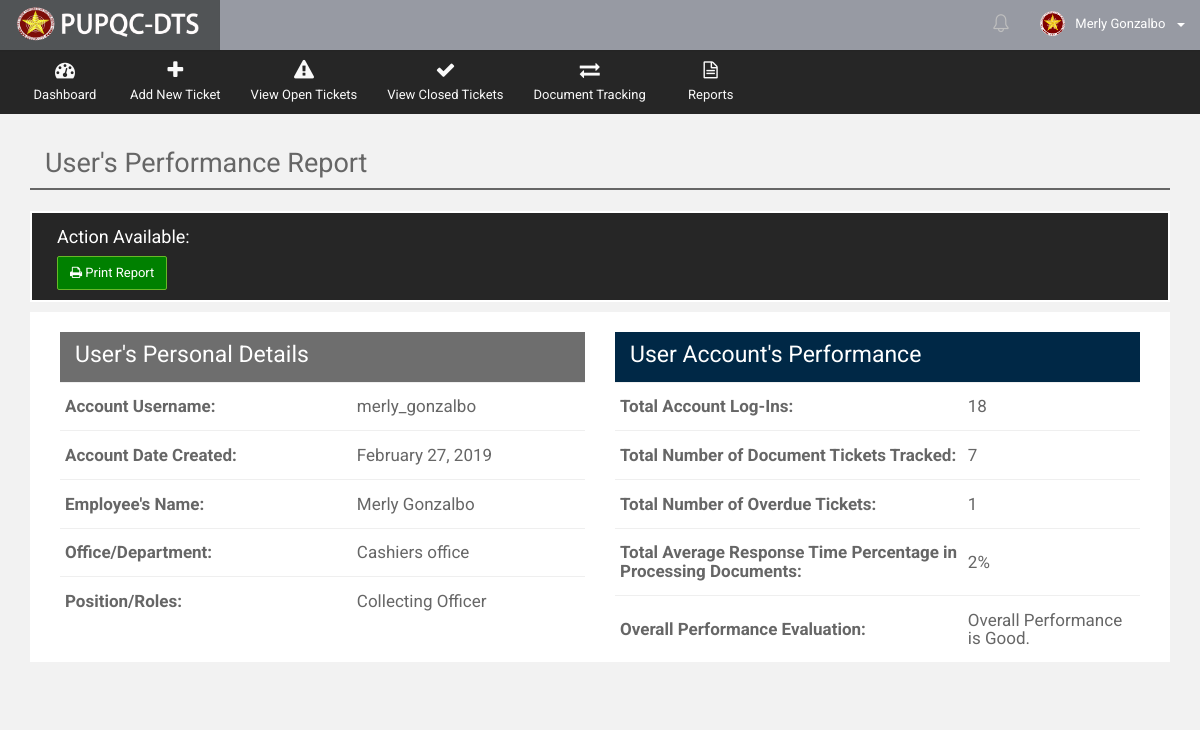
Before: /Web/Department/views/rep_user_perf.php (signed in) with the older database file.
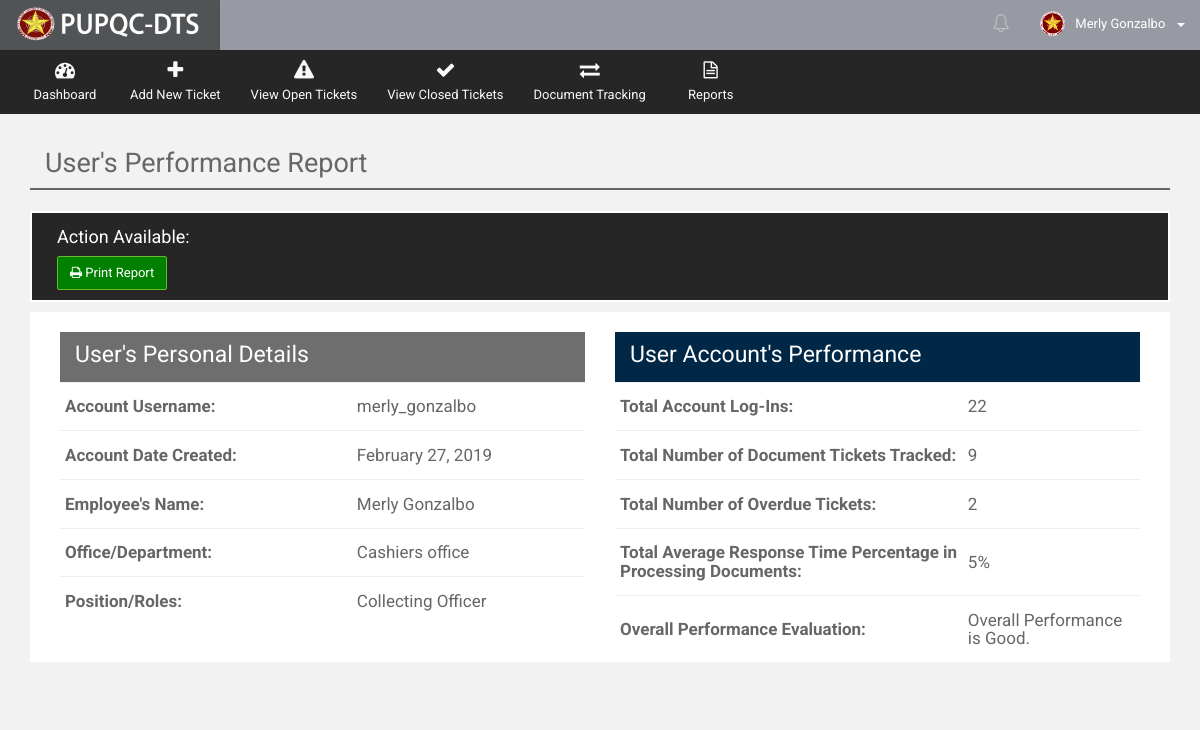
After: the same page with the newer database file.
### tables this page shows
CREATE TABLE `t_document_track_history` (
  `docu_tr_his_ID` int(10) NOT NULL,
  `docu_tr_his_ticket_no` varchar(255) NOT NULL,
  `docu_tr_his_doctype` int(10) NOT NULL,
  `docu_tr_his_sourcetype` int(10) NOT NULL,
  `docu_tr_his_ext_source_desc` varchar(255) DEFAULT NULL,
  `docu_tr_his_prioritytype` int(10) NOT NULL,
  `docu_tr_his_count_date_process` varchar(10) NOT NULL,
  `docu_tr_his_from_office` int(10) NOT NULL,
  `docu_tr_his_to_office` int(10) DEFAULT NULL,
  `docu_tr_his_subject` varchar(255) NOT NULL,
  `docu_tr_his_desc` varchar(255) NOT NULL,
  `docu_tr_his_closing_remarks` varchar(255) DEFAULT NULL,
  `docu_tr_his_remarks` varchar(255) DEFAULT NULL,
  `docu_tr_his_asignatory` varchar(255) NOT NULL,
  `docu_tr_his_createdby` int(10) NOT NULL,
  `docu_tr_his_receiver` int(10) DEFAULT NULL,
  `docu_tr_his_sender` int(10) DEFAULT NULL,
  `docu_tr_his_closedby` int(10) DEFAULT NULL,
  `docu_tr_his_reopenedby` int(10) DEFAULT NULL,
  `docu_tr_his_receiving_stat` varchar(30) DEFAULT NULL,
  `docu_tr_his_date_create` date NOT NULL,
  `docu_tr_his_time_create` time NOT NULL,
  `docu_tr_his_date_sent` date DEFAULT NULL,
  `docu_tr_his_time_sent` time DEFAULT NULL,
  `docu_tr_his_date_received` date DEFAULT NULL,
  `docu_tr_his_time_received` time DEFAULT NULL,
  `docu_tr_his_date_done` date DEFAULT NULL,
  `docu_tr_his_time_done` time DEFAULT NULL,
  `docu_tr_his_date_reopened` date DEFAULT NULL,
  `docu_tr_his_time_reopened` time DEFAULT NULL,
  `docu_tr_his_status` varchar(20) NOT NULL DEFAULT 'OPEN',
  `docu_tr_his_overdue_stat` varchar(10) NOT NULL DEFAULT 'NO',
  `docu_tr_his_action` varchar(30) NOT NULL,
  `docu_tr_his_notif_stat` bit(1) NOT NULL DEFAULT b'1',
  `docu_tr_his_disp_stat` bit(1) NOT NULL DEFAULT b'1',
  `docu_tr_his_timestamp` datetime NOT NULL DEFAULT CURRENT_TIMESTAMP
);

CREATE TABLE `r_priority_type` (
  `priority_ID` int(10) NOT NULL,
  `priority_desc` varchar(50) NOT NULL,
  `priority_date_count` int(10) NOT NULL,
  `priority_stat` bit(1) NOT NULL DEFAULT b'1',
  `priority_timestamp` datetime NOT NULL DEFAULT CURRENT_TIMESTAMP
);

### Web/Department/views/get_user_performance.php (called while the page is built, shortened)
<?php
	include("../../../db_con.php");
	$userID = $_SESSION['UserID'];
	$view_logs = "SELECT * FROM `t_users_log` WHERE log_userID = '$userID'";
	if ($result_logs = mysqli_query($connection,$view_logs))
	    {
	    $user_result = mysqli_num_rows($result_logs);
	    }
	else
	    echo 0;
		$get_total_ave = mysqli_query($connection, "SELECT * FROM `t_document_track_history` AS DOCUHIS
														LEFT JOIN r_priority_type AS PRIO
														ON DOCUHIS.docu_tr_his_prioritytype = PRIO.priority_ID
		                              				WHERE docu_tr_his_sender = '$userID'");
		if(mysqli_num_rows($get_total_ave) > 0)
		{
		   while($row_ave = mysqli_fetch_assoc($get_total_ave))
		   {
		   	$priority_date_count = $row_ave["priority_date_count"];
		   	$docu_tr_his_count_date_process = $row_ave["docu_tr_his_count_date_process"];
		   	$res_count=mysqli_num_rows($get_total_ave);
		   	$res_cdp = ($docu_tr_his_count_date_process + $docu_tr_his_count_date_process)/2;
		   	$res_ave = ($res_cdp/$res_count)*10;
		   }
		   if($res_ave > $priority_date_count)
		   {
		   	$eval_stmnt =  'Overall Performance is Not Good.';
		   }
		   else if($res_ave <= $priority_date_count)
		   {
		   	$eval_stmnt =  'Overall Performance is Good.';
		   }
		}
		$get_overdue = mysqli_query($connection, "SELECT * FROM `t_document_track_history`
		                              				WHERE docu_tr_his_overdue_stat = 'YES'
		                              				and docu_tr_his_receiver = '$userID'
		                              				GROUP BY docu_tr_his_ticket_no");
		if(mysqli_num_rows($get_overdue) > 0)
		{
				$overdue_count = mysqli_num_rows($get_overdue);
		}
		else
		{
			$overdue_count = 0;
		}
?>

### Web/Department/views/get_docuticket_count.php (called while the page is built, shortened)
<?php
	include("../../../db_con.php");
	$userID = $_SESSION['UserID'];
	$gettotal =  "SELECT DISTINCT docu_tr_his_ticket_no FROM `t_document_track_history`
	                                        WHERE docu_tr_his_createdby = '$userID'
	                                        or docu_tr_his_sender = '$userID'
	                                        or docu_tr_his_receiver = '$userID'
	                                        or docu_tr_his_closedby = '$userID'
	                                        or docu_tr_his_reopenedby = '$userID'";
	  if ($result=mysqli_query($connection,$gettotal))
	      {
	      $total_count=mysqli_num_rows($result);
	      }
	  else
	      $total_count = 0;
?>

### Web/Department/views/rep_user_perf.php (the view, shortened to what the changed rows need)
<?php
    include("../utilities/Header.php");
    include("../utilities/Notification.php");
    include("../utilities/Charts.php");
?>
      <div class="wrapper row-offcanvas row-offcanvas-left">
       <div class="content">
          <section class="main-content">
             <div class="col-md-12">
                <div class="col-md-12">
                  <h2 style="margin-top: 15px">User's Performance Report</h2>
                </div>
             </div>
            <section class="main-content">
                <div class="col-md-12" style="background-color: white">
                    <div class="col-md-6">
                        <?php include("get_view_table_user_performance.php"); ?>
                    </div>
                            <?php
                                include("get_docuticket_count.php");
                                include("get_user_performance.php");
                            ?>
                </div>
            </section>
          </section>
       </div>
      </div>
   </body>
</html>

### Web/Department/views/get_view_table_user_performance.php (shortened to what the changed rows need)
<?php
    include("get_docuticket_count.php");
    include("get_user_performance.php");
?>
<table class="table table-condensed mbn">
    <tbody>
        <tr>
            <td>
                <h4><?php echo  $user_result; ?></h4>
            </td>
        </tr>
        <tr>
            <td>
                <h4><?php echo $total_count; ?></h4>
            </td>
        </tr>
        <tr>
            <td>
                <h4><?php echo $overdue_count; ?></h4>
            </td>
        </tr>
        <tr>
            <td>
                <h4><?php echo $res_ave.'%'; ?></h4>
            </td>
        </tr>
        <tr>
            <td>
                <h4><?php echo $eval_stmnt; ?></h4>
            </td>
        </tr>
    </tbody>
</table>

Changed rows visible on the page:
no longer on this page (row unchanged): t_document_track_history: docu_tr_his_count_date_process "2", docu_tr_his_count_date_process.priority_date_count "Overall Performance is Good."
added t_document_track_history: docu_tr_his_count_date_process "5", docu_tr_his_count_date_process.priority_date_count "Overall Performance is Good."
Other visible differences:
$user_result: "18" → "22"
$total_count: "7" → "9"
$overdue_count: "1" → "2"
